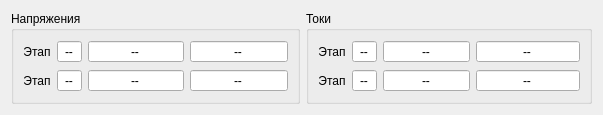
<?xml version="1.0" encoding="UTF-8"?>
<ui version="4.0">
 <class>ZrmMethodMinmax</class>
 <widget class="QWidget" name="ZrmMethodMinmax">
  <property name="geometry">
   <rect>
    <x>0</x>
    <y>0</y>
    <width>564</width>
    <height>95</height>
   </rect>
  </property>
  <property name="sizePolicy">
   <sizepolicy hsizetype="Expanding" vsizetype="Maximum">
    <horstretch>0</horstretch>
    <verstretch>0</verstretch>
   </sizepolicy>
  </property>
  <property name="windowTitle">
   <string>Form</string>
  </property>
  <layout class="QHBoxLayout" name="horizontalLayout">
   <item>
    <widget class="QGroupBox" name="groupBox">
     <property name="sizePolicy">
      <sizepolicy hsizetype="Expanding" vsizetype="Expanding">
       <horstretch>0</horstretch>
       <verstretch>0</verstretch>
      </sizepolicy>
     </property>
     <property name="title">
      <string>Напряжения</string>
     </property>
     <layout class="QGridLayout" name="gridLayout">
      <item row="0" column="0">
       <widget class="QLabel" name="label">
        <property name="sizePolicy">
         <sizepolicy hsizetype="Expanding" vsizetype="Expanding">
          <horstretch>0</horstretch>
          <verstretch>0</verstretch>
         </sizepolicy>
        </property>
        <property name="text">
         <string>Этап</string>
        </property>
        <property name="alignment">
         <set>Qt::AlignCenter</set>
        </property>
       </widget>
      </item>
      <item row="0" column="1">
       <widget class="QSpinBox" name="stUmax">
        <property name="sizePolicy">
         <sizepolicy hsizetype="Expanding" vsizetype="Expanding">
          <horstretch>0</horstretch>
          <verstretch>0</verstretch>
         </sizepolicy>
        </property>
        <property name="alignment">
         <set>Qt::AlignCenter</set>
        </property>
        <property name="readOnly">
         <bool>true</bool>
        </property>
        <property name="buttonSymbols">
         <enum>QAbstractSpinBox::NoButtons</enum>
        </property>
        <property name="specialValueText">
         <string>--</string>
        </property>
        <property name="prefix">
         <string/>
        </property>
       </widget>
      </item>
      <item row="0" column="2">
       <widget class="QDoubleSpinBox" name="Umax">
        <property name="sizePolicy">
         <sizepolicy hsizetype="Expanding" vsizetype="Expanding">
          <horstretch>0</horstretch>
          <verstretch>0</verstretch>
         </sizepolicy>
        </property>
        <property name="alignment">
         <set>Qt::AlignCenter</set>
        </property>
        <property name="readOnly">
         <bool>true</bool>
        </property>
        <property name="buttonSymbols">
         <enum>QAbstractSpinBox::NoButtons</enum>
        </property>
        <property name="specialValueText">
         <string>--</string>
        </property>
        <property name="keyboardTracking">
         <bool>false</bool>
        </property>
        <property name="showGroupSeparator" stdset="0">
         <bool>false</bool>
        </property>
        <property name="prefix">
         <string>Max U  </string>
        </property>
        <property name="suffix">
         <string> В</string>
        </property>
        <property name="maximum">
         <double>9999.989999999999782</double>
        </property>
       </widget>
      </item>
      <item row="0" column="3">
       <widget class="QDoubleSpinBox" name="UmaxI">
        <property name="sizePolicy">
         <sizepolicy hsizetype="Expanding" vsizetype="Expanding">
          <horstretch>0</horstretch>
          <verstretch>0</verstretch>
         </sizepolicy>
        </property>
        <property name="alignment">
         <set>Qt::AlignCenter</set>
        </property>
        <property name="readOnly">
         <bool>true</bool>
        </property>
        <property name="buttonSymbols">
         <enum>QAbstractSpinBox::NoButtons</enum>
        </property>
        <property name="specialValueText">
         <string>--</string>
        </property>
        <property name="keyboardTracking">
         <bool>false</bool>
        </property>
        <property name="showGroupSeparator" stdset="0">
         <bool>false</bool>
        </property>
        <property name="prefix">
         <string>при I =  </string>
        </property>
        <property name="suffix">
         <string notr="true"> A</string>
        </property>
        <property name="maximum">
         <double>9999.989999999999782</double>
        </property>
       </widget>
      </item>
      <item row="1" column="0">
       <widget class="QLabel" name="label_2">
        <property name="sizePolicy">
         <sizepolicy hsizetype="Expanding" vsizetype="Expanding">
          <horstretch>0</horstretch>
          <verstretch>0</verstretch>
         </sizepolicy>
        </property>
        <property name="text">
         <string>Этап</string>
        </property>
        <property name="alignment">
         <set>Qt::AlignCenter</set>
        </property>
       </widget>
      </item>
      <item row="1" column="1">
       <widget class="QSpinBox" name="stUmin">
        <property name="sizePolicy">
         <sizepolicy hsizetype="Expanding" vsizetype="Expanding">
          <horstretch>0</horstretch>
          <verstretch>0</verstretch>
         </sizepolicy>
        </property>
        <property name="alignment">
         <set>Qt::AlignCenter</set>
        </property>
        <property name="readOnly">
         <bool>true</bool>
        </property>
        <property name="buttonSymbols">
         <enum>QAbstractSpinBox::NoButtons</enum>
        </property>
        <property name="specialValueText">
         <string>--</string>
        </property>
        <property name="prefix">
         <string/>
        </property>
       </widget>
      </item>
      <item row="1" column="2">
       <widget class="QDoubleSpinBox" name="Umin">
        <property name="sizePolicy">
         <sizepolicy hsizetype="Expanding" vsizetype="Expanding">
          <horstretch>0</horstretch>
          <verstretch>0</verstretch>
         </sizepolicy>
        </property>
        <property name="alignment">
         <set>Qt::AlignCenter</set>
        </property>
        <property name="readOnly">
         <bool>true</bool>
        </property>
        <property name="buttonSymbols">
         <enum>QAbstractSpinBox::NoButtons</enum>
        </property>
        <property name="specialValueText">
         <string>--</string>
        </property>
        <property name="keyboardTracking">
         <bool>false</bool>
        </property>
        <property name="showGroupSeparator" stdset="0">
         <bool>false</bool>
        </property>
        <property name="prefix">
         <string>Min U  </string>
        </property>
        <property name="suffix">
         <string> В</string>
        </property>
        <property name="maximum">
         <double>9999.989999999999782</double>
        </property>
       </widget>
      </item>
      <item row="1" column="3">
       <widget class="QDoubleSpinBox" name="UminI">
        <property name="sizePolicy">
         <sizepolicy hsizetype="Expanding" vsizetype="Expanding">
          <horstretch>0</horstretch>
          <verstretch>0</verstretch>
         </sizepolicy>
        </property>
        <property name="alignment">
         <set>Qt::AlignCenter</set>
        </property>
        <property name="readOnly">
         <bool>true</bool>
        </property>
        <property name="buttonSymbols">
         <enum>QAbstractSpinBox::NoButtons</enum>
        </property>
        <property name="specialValueText">
         <string>--</string>
        </property>
        <property name="keyboardTracking">
         <bool>false</bool>
        </property>
        <property name="showGroupSeparator" stdset="0">
         <bool>false</bool>
        </property>
        <property name="prefix">
         <string>при I =  </string>
        </property>
        <property name="suffix">
         <string notr="true"> A</string>
        </property>
        <property name="maximum">
         <double>9999.989999999999782</double>
        </property>
       </widget>
      </item>
     </layout>
    </widget>
   </item>
   <item>
    <widget class="QGroupBox" name="groupBox_2">
     <property name="sizePolicy">
      <sizepolicy hsizetype="Expanding" vsizetype="Expanding">
       <horstretch>0</horstretch>
       <verstretch>0</verstretch>
      </sizepolicy>
     </property>
     <property name="title">
      <string>Токи</string>
     </property>
     <layout class="QGridLayout" name="gridLayout_2">
      <item row="0" column="0">
       <widget class="QLabel" name="label_3">
        <property name="sizePolicy">
         <sizepolicy hsizetype="Expanding" vsizetype="Expanding">
          <horstretch>0</horstretch>
          <verstretch>0</verstretch>
         </sizepolicy>
        </property>
        <property name="text">
         <string>Этап</string>
        </property>
        <property name="alignment">
         <set>Qt::AlignCenter</set>
        </property>
       </widget>
      </item>
      <item row="0" column="1">
       <widget class="QSpinBox" name="stImax">
        <property name="sizePolicy">
         <sizepolicy hsizetype="Expanding" vsizetype="Expanding">
          <horstretch>0</horstretch>
          <verstretch>0</verstretch>
         </sizepolicy>
        </property>
        <property name="alignment">
         <set>Qt::AlignCenter</set>
        </property>
        <property name="readOnly">
         <bool>true</bool>
        </property>
        <property name="buttonSymbols">
         <enum>QAbstractSpinBox::NoButtons</enum>
        </property>
        <property name="specialValueText">
         <string>--</string>
        </property>
        <property name="prefix">
         <string/>
        </property>
       </widget>
      </item>
      <item row="0" column="2">
       <widget class="QDoubleSpinBox" name="Imax">
        <property name="sizePolicy">
         <sizepolicy hsizetype="Expanding" vsizetype="Expanding">
          <horstretch>0</horstretch>
          <verstretch>0</verstretch>
         </sizepolicy>
        </property>
        <property name="alignment">
         <set>Qt::AlignCenter</set>
        </property>
        <property name="readOnly">
         <bool>true</bool>
        </property>
        <property name="buttonSymbols">
         <enum>QAbstractSpinBox::NoButtons</enum>
        </property>
        <property name="specialValueText">
         <string>--</string>
        </property>
        <property name="keyboardTracking">
         <bool>false</bool>
        </property>
        <property name="showGroupSeparator" stdset="0">
         <bool>false</bool>
        </property>
        <property name="prefix">
         <string notr="true">Max I </string>
        </property>
        <property name="suffix">
         <string> A</string>
        </property>
        <property name="maximum">
         <double>9999.989999999999782</double>
        </property>
       </widget>
      </item>
      <item row="0" column="3">
       <widget class="QDoubleSpinBox" name="ImaxU">
        <property name="sizePolicy">
         <sizepolicy hsizetype="Expanding" vsizetype="Expanding">
          <horstretch>0</horstretch>
          <verstretch>0</verstretch>
         </sizepolicy>
        </property>
        <property name="alignment">
         <set>Qt::AlignCenter</set>
        </property>
        <property name="readOnly">
         <bool>true</bool>
        </property>
        <property name="buttonSymbols">
         <enum>QAbstractSpinBox::NoButtons</enum>
        </property>
        <property name="specialValueText">
         <string>--</string>
        </property>
        <property name="keyboardTracking">
         <bool>false</bool>
        </property>
        <property name="showGroupSeparator" stdset="0">
         <bool>false</bool>
        </property>
        <property name="prefix">
         <string>при U =  </string>
        </property>
        <property name="suffix">
         <string notr="true"> В</string>
        </property>
        <property name="maximum">
         <double>9999.989999999999782</double>
        </property>
       </widget>
      </item>
      <item row="1" column="0">
       <widget class="QLabel" name="label_4">
        <property name="sizePolicy">
         <sizepolicy hsizetype="Expanding" vsizetype="Expanding">
          <horstretch>0</horstretch>
          <verstretch>0</verstretch>
         </sizepolicy>
        </property>
        <property name="text">
         <string>Этап</string>
        </property>
        <property name="alignment">
         <set>Qt::AlignCenter</set>
        </property>
       </widget>
      </item>
      <item row="1" column="1">
       <widget class="QSpinBox" name="stImin">
        <property name="sizePolicy">
         <sizepolicy hsizetype="Expanding" vsizetype="Expanding">
          <horstretch>0</horstretch>
          <verstretch>0</verstretch>
         </sizepolicy>
        </property>
        <property name="alignment">
         <set>Qt::AlignCenter</set>
        </property>
        <property name="readOnly">
         <bool>true</bool>
        </property>
        <property name="buttonSymbols">
         <enum>QAbstractSpinBox::NoButtons</enum>
        </property>
        <property name="specialValueText">
         <string>--</string>
        </property>
        <property name="prefix">
         <string/>
        </property>
       </widget>
      </item>
      <item row="1" column="2">
       <widget class="QDoubleSpinBox" name="Imin">
        <property name="sizePolicy">
         <sizepolicy hsizetype="Expanding" vsizetype="Expanding">
          <horstretch>0</horstretch>
          <verstretch>0</verstretch>
         </sizepolicy>
        </property>
        <property name="alignment">
         <set>Qt::AlignCenter</set>
        </property>
        <property name="readOnly">
         <bool>true</bool>
        </property>
        <property name="buttonSymbols">
         <enum>QAbstractSpinBox::NoButtons</enum>
        </property>
        <property name="specialValueText">
         <string>--</string>
        </property>
        <property name="keyboardTracking">
         <bool>false</bool>
        </property>
        <property name="showGroupSeparator" stdset="0">
         <bool>false</bool>
        </property>
        <property name="prefix">
         <string notr="true">Min I </string>
        </property>
        <property name="suffix">
         <string> A</string>
        </property>
        <property name="maximum">
         <double>9999.989999999999782</double>
        </property>
       </widget>
      </item>
      <item row="1" column="3">
       <widget class="QDoubleSpinBox" name="IminU">
        <property name="sizePolicy">
         <sizepolicy hsizetype="Expanding" vsizetype="Expanding">
          <horstretch>0</horstretch>
          <verstretch>0</verstretch>
         </sizepolicy>
        </property>
        <property name="alignment">
         <set>Qt::AlignCenter</set>
        </property>
        <property name="readOnly">
         <bool>true</bool>
        </property>
        <property name="buttonSymbols">
         <enum>QAbstractSpinBox::NoButtons</enum>
        </property>
        <property name="specialValueText">
         <string>--</string>
        </property>
        <property name="keyboardTracking">
         <bool>false</bool>
        </property>
        <property name="showGroupSeparator" stdset="0">
         <bool>false</bool>
        </property>
        <property name="prefix">
         <string>при U =  </string>
        </property>
        <property name="suffix">
         <string notr="true"> В</string>
        </property>
        <property name="maximum">
         <double>9999.989999999999782</double>
        </property>
       </widget>
      </item>
     </layout>
    </widget>
   </item>
  </layout>
 </widget>
 <tabstops>
  <tabstop>stUmax</tabstop>
  <tabstop>Umax</tabstop>
  <tabstop>UmaxI</tabstop>
  <tabstop>stUmin</tabstop>
  <tabstop>Umin</tabstop>
  <tabstop>UminI</tabstop>
  <tabstop>stImax</tabstop>
  <tabstop>Imax</tabstop>
  <tabstop>ImaxU</tabstop>
  <tabstop>stImin</tabstop>
  <tabstop>Imin</tabstop>
  <tabstop>IminU</tabstop>
 </tabstops>
 <resources/>
 <connections/>
</ui>
